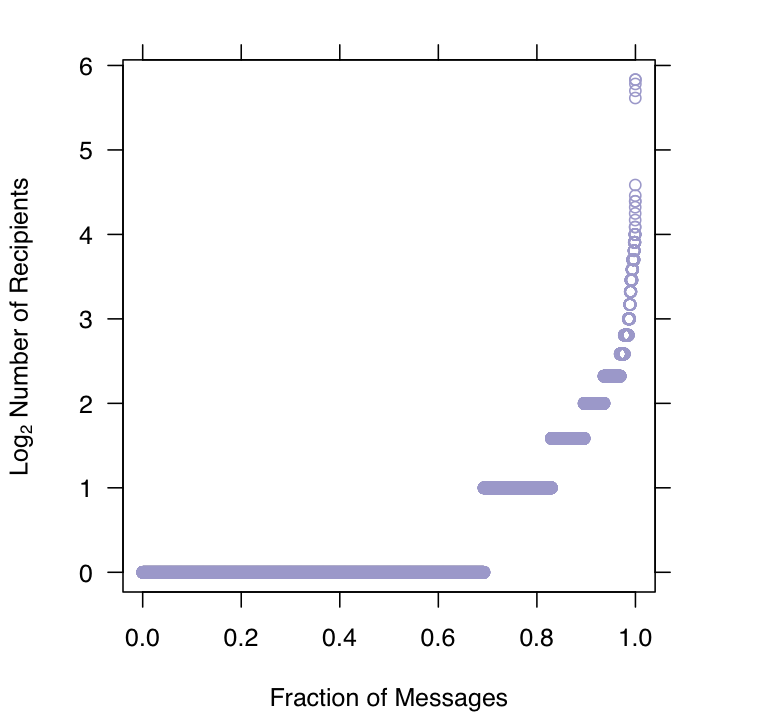

Reproduce this figure in R.
# figures/recipient-counts.R
# --------------------------

pdffile <- "figures/recipient-counts.pdf"
pdfout <- TRUE

source("code/message.R")

msg <- GetMessages(duplicate = FALSE)

# purple
color.points <- rgb(158, 154, 200, max = 255)

margin <- 0.82
padding <- margin/2

if (pdfout) {
    width.fig <- 4.15 * 1.25
    height.fig <- width.fig - margin + padding
    pdf(pdffile, width = width.fig, height = height.fig)
}

fin <- par()$fin
width = fin[1] - 2 * margin
height = fin[2] - margin - padding

par(las = 1)
par(plt = c(c(margin, margin + width)/fin[1],
            c(margin, margin + height)/fin[2]), new = FALSE)

par(las = 1)

l <- msg$length
q <- rank(l, ties.method = "first")/(1 + length(l))

plot(q, log2(l), col = color.points,
     xlab = "Fraction of Messages",
     ylab = expression("Log"[2]*" Number of Recipients"))
axis(3, labels = FALSE)
axis(4, labels = FALSE)
# axis(4, labels = 2^(0:6), at=0:6)

if (pdfout) dev.off()
